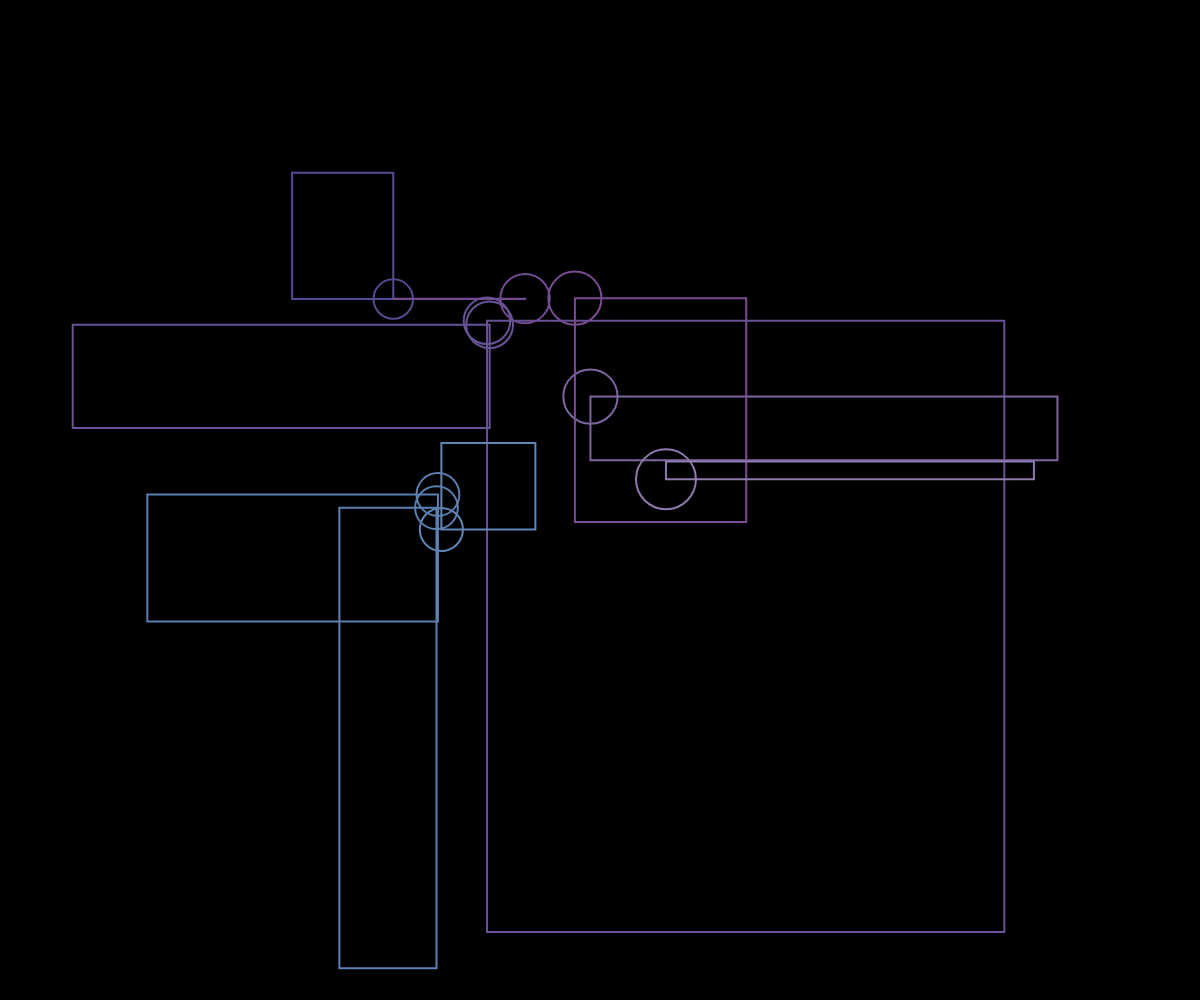
Frame 1 (no input)
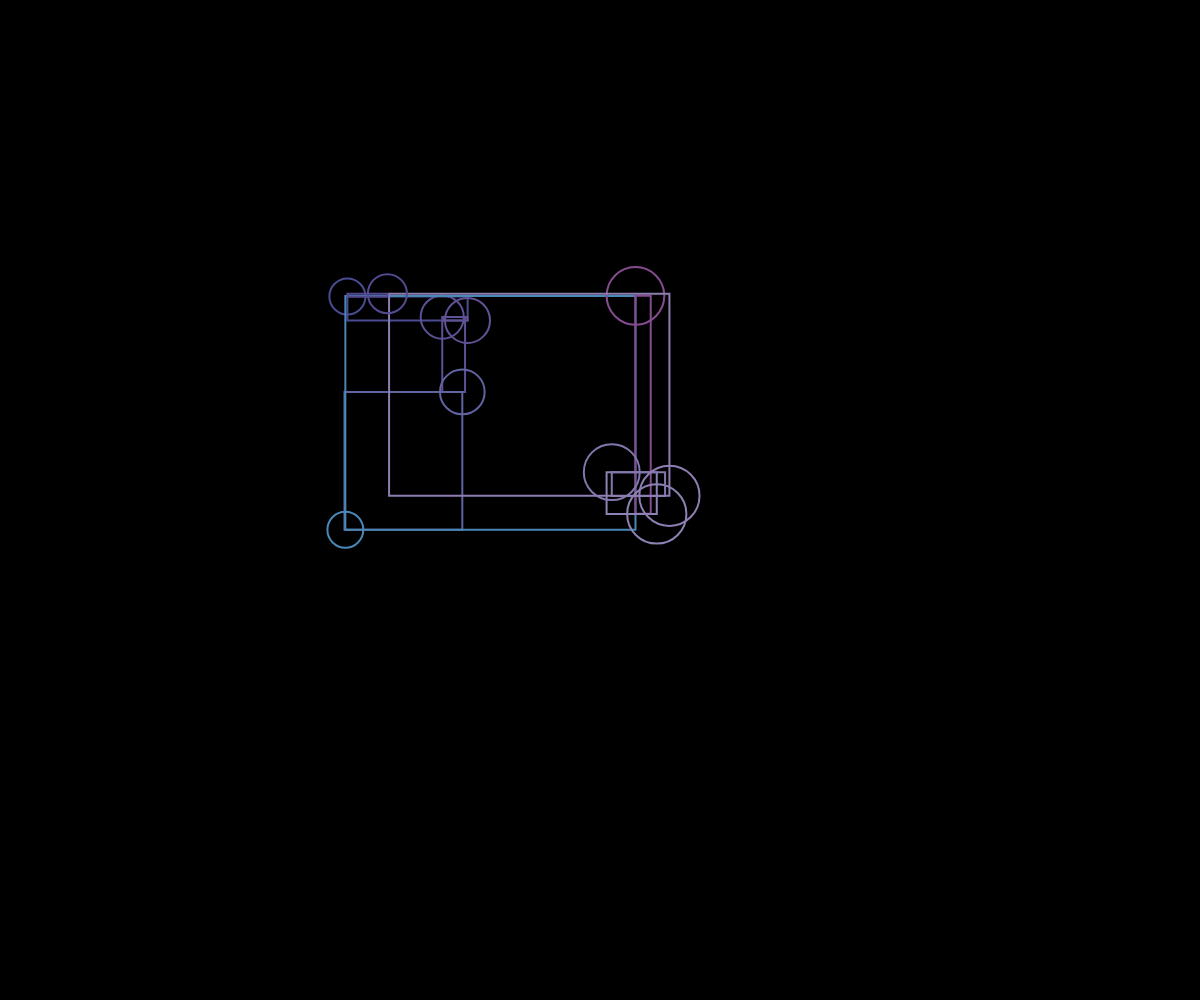
Frame 60 (no input)
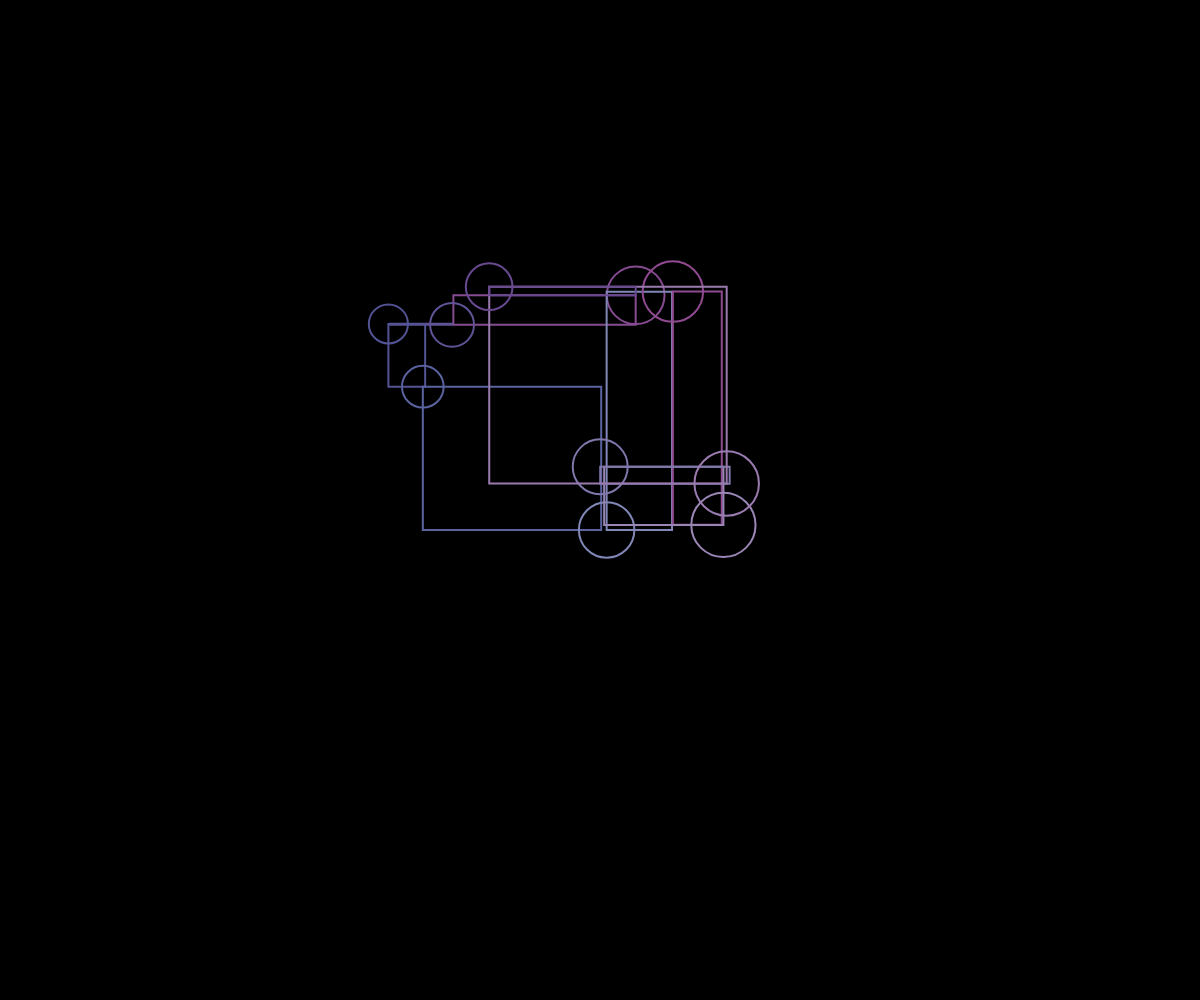
Frame 120 (the mouse pressed at the canvas centre since frame 60)

The p5.js sketch that drew these frames (run headless with seeded random() and noise() and a simulated clock; from frame 60 on, the mouse is pressed at the canvas centre):

// p5.js sketch
// ── sketch.js
// random walker [lines connected] OOP
var w, h;
var quanti = 10; // vertici
var c = [];
var speedMax = 0.2;

function setup() {
  createCanvas(w = windowWidth, h = windowHeight);
  textSize(18);
  strokeWeight(2);
  strokeCap(ROUND); // estremità tonde
  // crea n oggetti di classe Camminatore
  for (var i = 0; i < quanti; i++) {
    c.push(new Camminatore(i));
  }
}

function draw() {
  background(0);
  // per tutti i camminatori chiama i diversi metodi utili 
  for (var i = 0; i < quanti; i++) {
    c[i].move();
    c[i].display();
  }
}

// classe
function Camminatore(_id) {
  // costruttore
  this.id = _id;
  this.x = random(w);
  this.y = random(h);
  this.speedX = random(1, speedMax);
  this.speedY = random(1, speedMax);
  this.noiseX = random(10);
  this.noiseY = random(10);
  this.qualeAltro = 0; // la linea dopo

  // metodo move
  this.move = function() {
    // if (random(1) >= 0.5) this.dirX *= -1;
    // if (random(1) >= 0.5) this.dirY *= -1;
    this.x = noise(this.noiseX) * w
    this.y = noise(this.noiseY) * h
    this.noiseX += 0.01 * this.speedX;
    this.noiseY += 0.001 * this.speedY;
  }

  // metodo display
  this.display = function() {
    if (this.id == quanti - 1) { // controllo se l'oggetto in questione è l'ultimo elemento generato 
      this.qualeAltro = 0;
    } else this.qualeAltro = this.id + 1; //quale altro è l'oggetto successivo all'oggetto in questione
    (this.x, this.y, c[this.qualeAltro].x, c[this.qualeAltro].y);
    strokeWeight(2);
    noFill();
    stroke(map(this.x, 0, w, 0, 255), map(this.y, 0, h, 0, 255), map(this.y, 0, h, 100, 255));
    rectMode(CORNERS);
    rect(this.x, this.y, c[this.qualeAltro].x, c[this.qualeAltro].y);
    ellipseMode(CENTER);
    ellipse(this.x, this.y, map(this.x, 0, w, 10, 100));
  }
}
